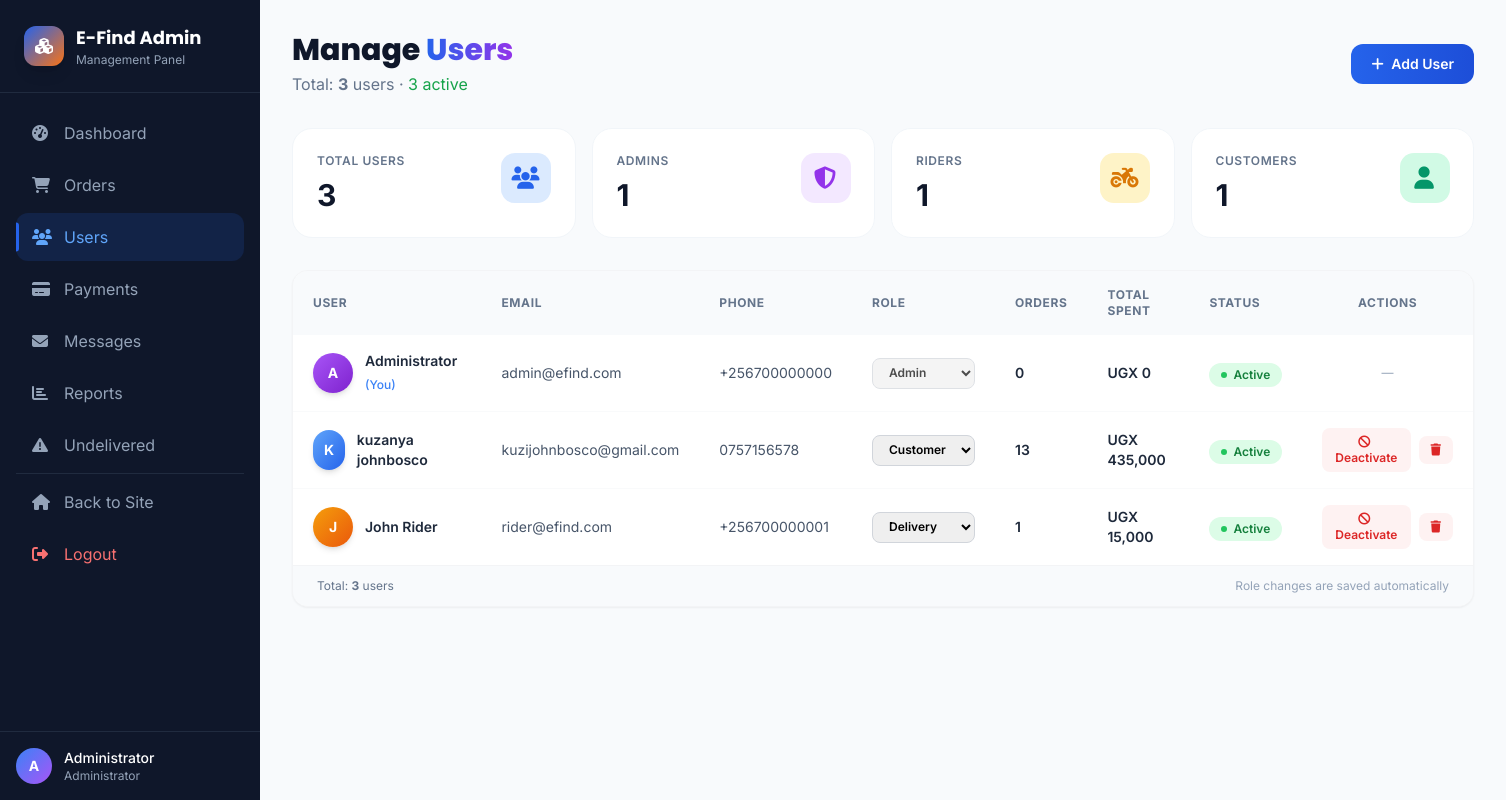
/admin/users.php (signed in), run on the app's committed database.
### tables this page shows
CREATE TABLE `users` (
  `id` int(11) NOT NULL,
  `name` varchar(255) NOT NULL,
  `email` varchar(255) NOT NULL,
  `password` varchar(255) NOT NULL,
  `phone` varchar(20) DEFAULT NULL,
  `role` enum('customer','admin','delivery') DEFAULT 'customer',
  `avatar` varchar(500) DEFAULT 'default-avatar.png',
  `address` text DEFAULT NULL,
  `city` varchar(100) DEFAULT NULL,
  `is_active` tinyint(1) DEFAULT 1,
  `email_verified_at` timestamp NULL DEFAULT NULL,
  `remember_token` varchar(100) DEFAULT NULL,
  `created_at` timestamp NOT NULL DEFAULT current_timestamp(),
  `updated_at` timestamp NOT NULL DEFAULT current_timestamp() ON UPDATE current_timestamp()
);

### includes/Session.php (called while the page is built, shortened)
<?php
class Session {
    public static function get($key, $default = null) {
        return isset($_SESSION[$key]) ? $_SESSION[$key] : $default;
    }
}
?>

### admin/users.php (the view, shortened to what this page needs)
<?php
require_once '../includes/Session.php';
$database = new Database();
$db = $database->getConnection();
$users = $db->query("
    SELECT u.*,
           COUNT(o.id) as total_orders,
           COALESCE(SUM(o.total_amount), 0) as total_spent
    FROM users u
    LEFT JOIN orders o ON u.id = o.user_id
    GROUP BY u.id
    ORDER BY u.created_at DESC
")->fetchAll(PDO::FETCH_ASSOC);
$totalUsers = count($users);
$activeUsers = $db->query("SELECT COUNT(*) FROM users WHERE is_active = 1")->fetchColumn();
$adminCount = $db->query("SELECT COUNT(*) FROM users WHERE role = 'admin'")->fetchColumn();
$riderCount = $db->query("SELECT COUNT(*) FROM users WHERE role = 'delivery'")->fetchColumn();
$customerCount = $db->query("SELECT COUNT(*) FROM users WHERE role = 'customer'")->fetchColumn();
?>
<!DOCTYPE html>
<html lang="en" class="scroll-smooth">
<head>
    <script src="https://cdn.tailwindcss.com"></script>
    <link rel="stylesheet" href="https://cdnjs.cloudflare.com/ajax/libs/font-awesome/6.4.0/css/all.min.css">
</head>
<body class="font-inter antialiased bg-slate-50">
    <div class="flex min-h-screen">
        <aside class="sidebar fixed top-0 left-0 bottom-0 bg-slate-900 text-white z-50 flex flex-col overflow-y-auto">
            <div class="p-6 border-b border-slate-700/50">
                <a href="../index.php" class="flex items-center space-x-3 group">
                    <div class="w-10 h-10 bg-gradient-to-br from-blue-600 to-orange-500 rounded-xl flex items-center justify-center text-white shadow-lg group-hover:shadow-xl transition-all duration-300 group-hover:scale-105">
                        <i class="fas fa-cubes"></i>
                    </div>
                    <div>
                        <span class="font-poppins font-bold text-lg">E-Find Admin</span>
                        <p class="text-xs text-slate-400">Management Panel</p>
                    </div>
                </a>
            </div>
            <nav class="flex-1 p-4 space-y-1">
                <a href="dashboard.php" class="sidebar-link flex items-center space-x-3 px-4 py-3 rounded-xl text-slate-400 hover:text-white">
                    <i class="fas fa-tachometer-alt w-5"></i><span>Dashboard</span>
                </a>
                <a href="orders.php" class="sidebar-link flex items-center space-x-3 px-4 py-3 rounded-xl text-slate-400 hover:text-white">
                    <i class="fas fa-shopping-cart w-5"></i><span>Orders</span>
                </a>
                <a href="users.php" class="sidebar-link active flex items-center space-x-3 px-4 py-3 rounded-xl text-slate-300 hover:text-white">
                    <i class="fas fa-users w-5"></i><span>Users</span>
                </a>
                <a href="payments.php" class="sidebar-link flex items-center space-x-3 px-4 py-3 rounded-xl text-slate-400 hover:text-white">
                    <i class="fas fa-credit-card w-5"></i><span>Payments</span>
                </a>
                <a href="messages.php" class="sidebar-link flex items-center space-x-3 px-4 py-3 rounded-xl text-slate-400 hover:text-white">
                    <i class="fas fa-envelope w-5"></i><span>Messages</span>
                </a>
                <a href="reports.php" class="sidebar-link flex items-center space-x-3 px-4 py-3 rounded-xl text-slate-400 hover:text-white">
                    <i class="fas fa-chart-bar w-5"></i><span>Reports</span>
                </a>
                <a href="undelivered.php" class="sidebar-link flex items-center space-x-3 px-4 py-3 rounded-xl text-slate-400 hover:text-white">
                    <i class="fas fa-exclamation-triangle w-5"></i><span>Undelivered</span>
                </a>
                <hr class="border-slate-700/50 my-4">
                <a href="../index.php" class="sidebar-link flex items-center space-x-3 px-4 py-3 rounded-xl text-slate-400 hover:text-white">
                    <i class="fas fa-home w-5"></i><span>Back to Site</span>
                </a>
                <a href="../logout.php" class="sidebar-link flex items-center space-x-3 px-4 py-3 rounded-xl text-red-400 hover:text-red-300 hover:bg-red-500/10">
                    <i class="fas fa-sign-out-alt w-5"></i><span>Logout</span>
                </a>
            </nav>
            <div class="p-4 border-t border-slate-700/50">
                <div class="flex items-center space-x-3">
                    <div class="w-9 h-9 bg-gradient-to-br from-blue-500 to-purple-500 rounded-full flex items-center justify-center text-white text-sm font-bold">
                        <?php echo strtoupper(substr(Session::get('user_name'), 0, 1)); ?>
                    </div>
                    <div>
                        <p class="text-sm font-medium text-white"><?php echo htmlspecialchars(Session::get('user_name')); ?></p>
                        <p class="text-xs text-slate-400">Administrator</p>
                    </div>
                </div>
            </div>
        </aside>
        <main class="main-content flex-1 p-6 lg:p-8">
            <div class="flex flex-col sm:flex-row justify-between items-start sm:items-center mb-8 animate-slide-down">
                <div>
                    <h1 class="text-3xl font-poppins font-extrabold text-slate-900">
                        Manage <span class="bg-gradient-to-r from-blue-600 to-purple-600 bg-clip-text text-transparent">Users</span>
                    </h1>
                    <p class="text-slate-500 mt-1">Total: <strong><?php echo $totalUsers; ?></strong> users · <span class="text-green-600"><?php echo $activeUsers; ?> active</span></p>
                </div>
                <button onclick="openAddUserModal()" class="btn-action mt-4 sm:mt-0 px-5 py-2.5 bg-gradient-to-r from-blue-600 to-blue-700 text-white font-semibold rounded-xl hover:shadow-lg hover:shadow-blue-600/25 transition-all duration-300 text-sm">
                    <i class="fas fa-plus mr-1"></i> Add User
                </button>
            </div>
            <div class="grid grid-cols-2 lg:grid-cols-4 gap-4 mb-8">
                <div class="stat-card animate-scale-in" style="animation-delay:0s;">
                    <div class="flex justify-between items-start">
                        <div>
                            <p class="text-slate-500 text-xs font-semibold uppercase tracking-wider">Total Users</p>
                            <p class="text-3xl font-bold text-slate-900 mt-2"><?php echo $totalUsers; ?></p>
                        </div>
                        <div class="stat-icon bg-blue-100 text-blue-600"><i class="fas fa-users"></i></div>
                    </div>
                </div>
                <div class="stat-card animate-scale-in" style="animation-delay:0.1s;">
                    <div class="flex justify-between items-start">
                        <div>
                            <p class="text-slate-500 text-xs font-semibold uppercase tracking-wider">Admins</p>
                            <p class="text-3xl font-bold text-slate-900 mt-2"><?php echo $adminCount; ?></p>
                        </div>
                        <div class="stat-icon bg-purple-100 text-purple-600"><i class="fas fa-shield-alt"></i></div>
                    </div>
                </div>
                <div class="stat-card animate-scale-in" style="animation-delay:0.2s;">
                    <div class="flex justify-between items-start">
                        <div>
                            <p class="text-slate-500 text-xs font-semibold uppercase tracking-wider">Riders</p>
                            <p class="text-3xl font-bold text-slate-900 mt-2"><?php echo $riderCount; ?></p>
                        </div>
                        <div class="stat-icon bg-amber-100 text-amber-600"><i class="fas fa-motorcycle"></i></div>
                    </div>
                </div>
                <div class="stat-card animate-scale-in" style="animation-delay:0.3s;">
                    <div class="flex justify-between items-start">
                        <div>
                            <p class="text-slate-500 text-xs font-semibold uppercase tracking-wider">Customers</p>
                            <p class="text-3xl font-bold text-slate-900 mt-2"><?php echo $customerCount; ?></p>
                        </div>
                        <div class="stat-icon bg-emerald-100 text-emerald-600"><i class="fas fa-user"></i></div>
                    </div>
                </div>
            </div>
            <div class="bg-white rounded-2xl border border-gray-100 shadow-sm overflow-hidden animate-scale-in">
                <div class="overflow-x-auto">
                    <table class="w-full min-w-[900px]">
                        <thead>
                            <tr class="bg-slate-50 text-left text-xs font-semibold text-slate-500 uppercase tracking-wider">
                                <th class="px-5 py-4">User</th>
                                <th class="px-5 py-4">Email</th>
                                <th class="px-5 py-4">Phone</th>
                                <th class="px-5 py-4">Role</th>
                                <th class="px-5 py-4">Orders</th>
                                <th class="px-5 py-4">Total Spent</th>
                                <th class="px-5 py-4">Status</th>
                                <th class="px-5 py-4 text-center">Actions</th>
                            </tr>
                        </thead>
                        <tbody class="divide-y divide-gray-50">
                            <?php foreach ($users as $user):
                                $isSelf = ($user['id'] == Session::get('user_id'));
                            ?>
                            <tr class="user-row <?php echo !$user['is_active'] ? 'opacity-60' : ''; ?>">
                                <td class="px-5 py-4">
                                    <div class="flex items-center space-x-3">
                                        <div class="w-10 h-10 rounded-full flex items-center justify-center text-white font-bold text-sm shadow-md <?php echo $user['role'] === 'admin' ? 'bg-gradient-to-br from-purple-500 to-purple-700' : ($user['role'] === 'delivery' ? 'bg-gradient-to-br from-amber-500 to-orange-600' : 'bg-gradient-to-br from-blue-400 to-blue-600'); ?>">
                                            <?php echo strtoupper(substr($user['name'], 0, 1)); ?>
                                        </div>
                                        <div>
                                            <p class="text-sm font-semibold text-slate-800"><?php echo htmlspecialchars($user['name']); ?></p>
                                            <?php if ($isSelf): ?>
                                            <span class="text-xs text-blue-500 font-medium">(You)</span>
                                            <?php endif; ?>
                                        </div>
                                    </div>
                                </td>
                                <td class="px-5 py-4 text-sm text-slate-600"><?php echo htmlspecialchars($user['email']); ?></td>
                                <td class="px-5 py-4 text-sm text-slate-600"><?php echo htmlspecialchars($user['phone'] ?? '—'); ?></td>
                                <td class="px-5 py-4">
                                    <form method="POST" class="inline-block">
                                        <select name="role" class="px-3 py-1.5 border border-gray-300 rounded-lg text-xs font-semibold focus:outline-none focus:border-blue-500 cursor-pointer transition-all" onchange="this.form.submit()" <?php echo $isSelf ? 'disabled' : ''; ?>>
                                            <option value="customer" <?php echo $user['role']==='customer'?'selected':''; ?>>Customer</option>
                                            <option value="admin" <?php echo $user['role']==='admin'?'selected':''; ?>>Admin</option>
                                            <option value="delivery" <?php echo $user['role']==='delivery'?'selected':''; ?>>Delivery</option>
                                        </select>
                                    </form>
                                </td>
                                <td class="px-5 py-4 text-sm">
                                    <span class="font-semibold text-slate-800"><?php echo $user['total_orders']; ?></span>
                                </td>
                                <td class="px-5 py-4 text-sm">
                                    <span class="font-semibold text-slate-800">UGX <?php echo number_format($user['total_spent']); ?></span>
                                </td>
                                <td class="px-5 py-4">
                                    <span class="inline-flex items-center px-3 py-1 rounded-full text-xs font-semibold <?php echo $user['is_active'] ? 'bg-green-100 text-green-700' : 'bg-red-100 text-red-700'; ?>">
                                        <span class="w-1.5 h-1.5 rounded-full mr-1.5 <?php echo $user['is_active'] ? 'bg-green-500' : 'bg-red-500'; ?>"></span>
                                        <?php echo $user['is_active'] ? 'Active' : 'Inactive'; ?>
                                    </span>
                                </td>
                                <td class="px-5 py-4 text-center">
                                    <div class="flex items-center justify-center gap-2">
                                        <?php if (!$isSelf): ?>
                                        <a href="?toggle=1&id=<?php echo $user['id']; ?>" class="btn-action px-3 py-1.5 rounded-lg text-xs font-semibold transition-all <?php echo $user['is_active'] ? 'bg-red-50 text-red-600 hover:bg-red-100' : 'bg-green-50 text-green-600 hover:bg-green-100'; ?>" title="<?php echo $user['is_active'] ? 'Deactivate' : 'Activate'; ?>">
                                            <i class="fas <?php echo $user['is_active'] ? 'fa-ban' : 'fa-check'; ?> mr-1"></i>
                                            <?php echo $user['is_active'] ? 'Deactivate' : 'Activate'; ?>
                                        </a>
                                        <a href="?delete=1&id=<?php echo $user['id']; ?>" class="btn-action px-3 py-1.5 bg-red-50 text-red-600 rounded-lg text-xs font-semibold hover:bg-red-100" onclick="return confirm('Delete user <?php echo addslashes($user['name']); ?>? This action cannot be undone.')" title="Delete">
                                            <i class="fas fa-trash"></i>
                                        </a>
                                        <?php else: ?>
                                        <span class="text-xs text-slate-400">—</span>
                                        <?php endif; ?>
                                    </div>
                                </td>
                            </tr>
                            <?php endforeach; ?>
                        </tbody>
                    </table>
                </div>
                <div class="px-6 py-3 bg-slate-50 border-t border-gray-100 flex justify-between items-center">
                    <span class="text-xs text-slate-500">Total: <strong><?php echo $totalUsers; ?></strong> users</span>
                    <span class="text-xs text-slate-400">Role changes are saved automatically</span>
                </div>
            </div>
        </main>
    </div>
</body>
</html>

### data on the page
users: name "A", name "Administrator", shows "(You)", email "admin@efind.com", phone "+256700000000", role "Admin", total_orders "0", total_spent "0", is_active 1 (drawn)
users: name "K", name "kuzanya johnbosco", email "kuzijohnbosco@gmail.com", phone "0757156578", role "Customer", total_orders "13", total_spent "435,000", is_active 1 (drawn)
users: name "J", name "John Rider", email "rider@efind.com", phone "+256700000001", role "Delivery", total_orders "1", total_spent "15,000", is_active 1 (drawn)

### other printed values
substr(Session::get('user_name'), 0, 1) "A"
Session::get('user_name') "Administrator"
$totalUsers "3"
$activeUsers "3"
$adminCount "1"
$riderCount "1"
$customerCount "1"
